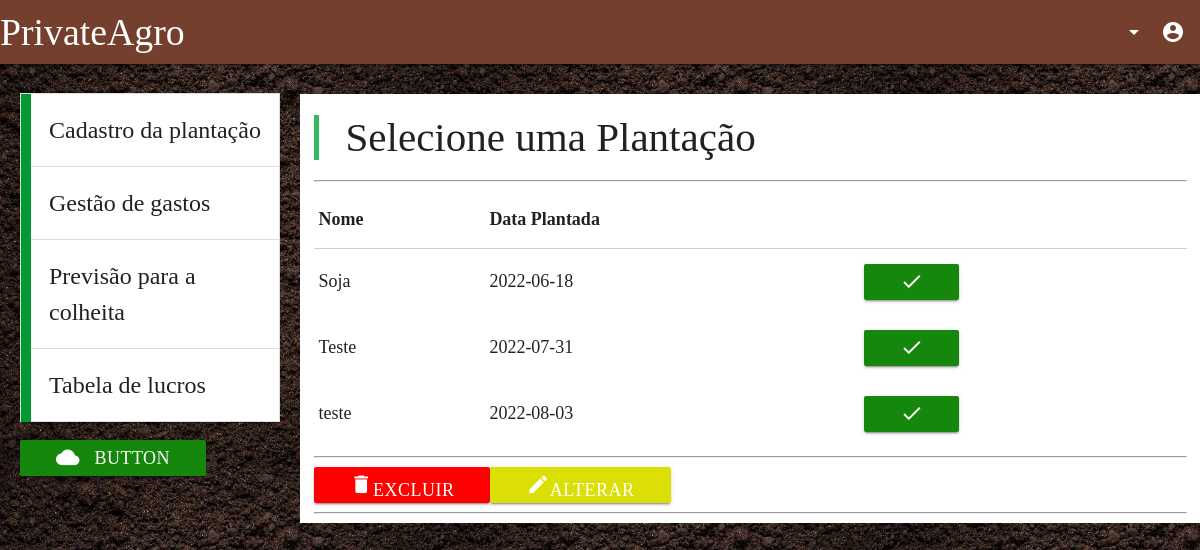
Page /tcc/index.php?link=3&acaoCad=recuperar (signed in) on the earlier database version.
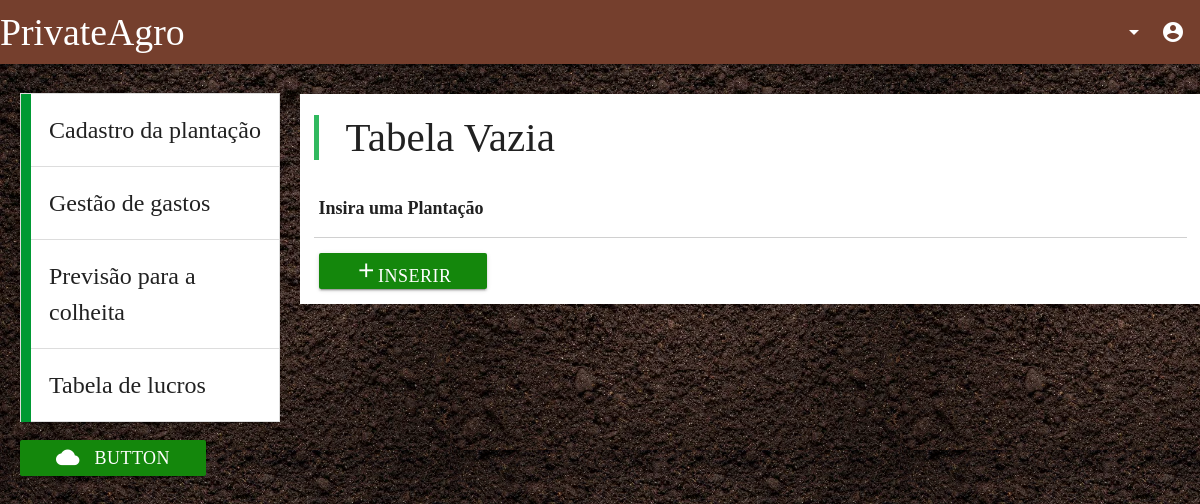
Same page on the later database version.
### tables this page shows
CREATE TABLE `cadastro` (
  `id` int(11) NOT NULL,
  `id_users` int(11) NOT NULL,
  `nomePlanta` varchar(30) NOT NULL,
  `tipo` varchar(25) NOT NULL,
  `qtdPlantada` int(11) NOT NULL,
  `tempo` int(11) NOT NULL,
  `data_plantada` date NOT NULL DEFAULT current_timestamp(),
  `data_colheita` date DEFAULT NULL,
  `irrigacao` int(11) NOT NULL,
  `p_irrigacao` decimal(6,2) DEFAULT NULL,
  `p_tipo` decimal(6,2) DEFAULT NULL,
  `p_fertilizante` decimal(6,2) DEFAULT NULL,
  `gastos` decimal(6,2) DEFAULT NULL,
  `status` char(8) NOT NULL DEFAULT 'Plantado'
);

### controller/cadastro.controller.php (called while the page is built, shortened)
<?php
    require_once '../conexao/conexao.php';
    require_once '../service/cadastro.service.php';
    @$acaoCad = isset($_GET['acaoCad'])?$_GET['acaoCad']:$acaoCad;
    @$id = $_GET['id'];
    if ($acaoCad == "inserir")
    {
        session_start();
        $id_users = $_SESSION['id'];
        $cadastro = new Cadastro();
        $cadastro->__set('id_users',$id_users);
        $cadastro->__set('nomePlanta',$_POST['nomePlanta']);
        $cadastro->__set('tipo',$_POST['tipo']);
        $cadastro->__set('qtdPlantada',$_POST['qtdPlantada']);
        $cadastro->__set('tempo',$_POST['tempo']);
        $cadastro->__set('irrigacao',$_POST['irrigacao']);
        $conexao = new Conexao();
        $cadastroService = new CadastroService($cadastro, $conexao);
        $cadastroService->inserir();
        header("location: ../tcc/index.php");
    } elseif ($acaoCad == "recuperarPlantacao")
    {
        $cadastro = new Cadastro();
        $conexao = new Conexao();
        $cadastroService = new CadastroService($cadastro, $conexao);
        $cadastro = $cadastroService->recuperarPlantacao($id);
    } elseif ($acaoCad == "excluir")
    {
        $cadastro = new Cadastro();
        $conexao = new Conexao();
        $cadastroService = new CadastroService($cadastro, $conexao);
        $cadastroService->excluir($id);
        header("location: ../tcc/index.php?link=3&acaoCad=recuperar");
    } elseif ($acaoCad == "recuperar")
    {
        $cadastro = new Cadastro();
        $conexao = new Conexao();
        $id_users = $_SESSION['id'];
        $cadastroService = new CadastroService($cadastro, $conexao);
        $cadastro = $cadastroService->recuperar($id_users);
    } elseif ($acaoCad == "recuperarColheita")
    {
        $cadastro = new Cadastro();
        $conexao = new Conexao();
        $id_users = $_SESSION['id'];
        $cadastroService = new CadastroService($cadastro, $conexao);
        $cadastro = $cadastroService->recuperarColheita($id_users);
    }
?>

### conexao/conexao.php (called while the page is built, shortened)
<?php
	class Conexao{
		private $host = 'localhost';
		private $dbname = 'privateagro';
		private $user = 'root';
		private $senha = '';
		public function conectar(){
			try{
				$conexao = new PDO(
				"mysql:host=$this->host;dbname=$this->dbname",
				"$this->user",
				"$this->senha",
				);
				return $conexao;
			}catch(PDOException $e){
				echo $e->getMessage();
			}
		}
	}
?>

### service/cadastro.service.php (called while the page is built, shortened)
<?php
    class CadastroService {
        private $conexao;
        public function __construct(Cadastro $cadastro, Conexao $conexao)
        {
            $this->conexao = $conexao->conectar();
        }
        public function recuperar($id_users)
        {
           $query = "select * from cadastro where id_users = :id_users and status = 'Plantado' ";
           $stmt = $this->conexao->prepare($query);
           $stmt->bindValue('id_users', $id_users);
           $stmt->execute();
           return $stmt->fetchALL(PDO::FETCH_OBJ);
        }
    }
?>

### tcc/gestao.php (the view, shortened to what the changed rows need)
<?php
    require_once "../controller/users.controller.php";
    require_once "../controller/cadastro.controller.php";
    @$acao = $_GET['acao'];
    foreach ($users as $users)
    {
        $tarifa=$users->tarifa;
    }
    if (empty($tarifa))
    {
        echo '<script>alert("Para a gestão de gasto cadastre as informações");</script>
        ';
        include_once "tarifa_form.php";
    } else {
            if (!empty($cadastro)) {
              ?>
            <div class="tabela">
              <blockquote><b><h4> <?php if ($acao=="") echo "Selecione "; else echo "Excluir "; ?>uma Plantação </h4></b></blockquote>
              <hr>
              <table class ="highlight">
              <thead>
                <tr>
                    <th>Nome</th>
                    <th>Data Plantada</th>
                </tr>
              </thead>
              <tbody>
              <?php
              if ($acao == "excluir")
              {
                foreach ($cadastro as $cadastro) {
                echo "<tr>".
                  "<td>".$cadastro->nomePlanta."</td>".
                  "<td>".$cadastro->data_plantada."</td>".
                  "<td>".'<a class="waves-effect waves-light btn tooltipped" id="cor" href="confirmar.php?&id='.$cadastro->id.'&acaoCad=excluir" data-position="right" data-delay="50" data-tooltip="Excluir"><i class="large material-icons excluir">delete</i></a>'."</td>"                ."</tr>";
                }
                echo "</tbody>";
                echo "</table>";
                echo "<hr>";
                 if ($acao == "excluir") echo'<a class="waves-effect waves-light btn"  href="index.php?link=3&acaoCad=recuperar"><i class="large material-icons">search</i>Consultar</a>';
                      else echo'<a class="waves-effect waves-light btn" id="cor"  href="index.php?link=3&acaoCad=recuperar&acao=excluir"><i class="large material-icons">delete</i>Excluir</a>';
                echo '<a class="waves-effect waves-light btn tooltipped" id="alt" href="index.php?link=6" data-position="bottom" data-delay="50" data-tooltip="Alterar Tarifa"><i class="large material-icons">edit</i>Alterar</a><br>';
                echo "<hr>";
              } else
              {
                foreach ($cadastro as $cadastro) {
                  echo "<tr>".
                  "<td>".$cadastro->nomePlanta."</td>".
                  "<td>".$cadastro->data_plantada."</td>".
                  "<td>".'<a class="waves-effect waves-light btn tooltipped"  href="index.php?link=5&id='.$cadastro->id.'&acaoCad=recuperarPlantacao" data-position="right" data-delay="50" data-tooltip="Selecionar"><i class="large material-icons">check</i></a>'."</td>"
                ."</tr>";
                }
                echo "</tbody>";
                echo "</table>";
                echo "<hr>";
                if ($acao == "excluir") echo'<a class="waves-effect waves-light btn"  href="index.php?link=3&acaoCad=recuperar"><i class="large material-icons">search</i>Consultar</a>';
                     else echo'<a class="waves-effect waves-light btn" id="cor"  href="index.php?link=3&acaoCad=recuperar&acao=excluir"><i class="large material-icons">delete</i>Excluir</a>';
               echo '<a class="waves-effect waves-light btn tooltipped" id="alt" href="index.php?link=6" data-position="bottom" data-delay="50" data-tooltip="Alterar Tarifa"><i class="large material-icons">edit</i>Alterar</a><br>';
               echo "<hr>";
              }
            } else {
              echo '<blockquote><b><h4> Tabela Vazia </h4></b></blockquote>';
              echo '
              <table class ="highlight">
                <thead>
                  <tr>
                      <th>Insira uma Plantação </th>
                  </tr>
                </thead>
                <tbody>
                  <tr>
                    <td><a class="waves-effect waves-light btn"  href="index.php?link=2"><i class="large material-icons">add</i>Inserir</a></td>
                  </tr>
                </tbody>
              </table>';
            }
     } ?>

Differences in the rows shown:
removed cadastro: nomePlanta "Soja", data_plantada "2022-06-18"
removed cadastro: nomePlanta "Teste", data_plantada "2022-07-31"
removed cadastro: nomePlanta "teste", data_plantada "2022-08-03"
Other differences:
text no longer shown: "Selecione uma Plantação Nome Data Plantada EXCLUIR ALTERAR"
text now shown: "Tabela Vazia Insira uma Plantação INSERIR"
